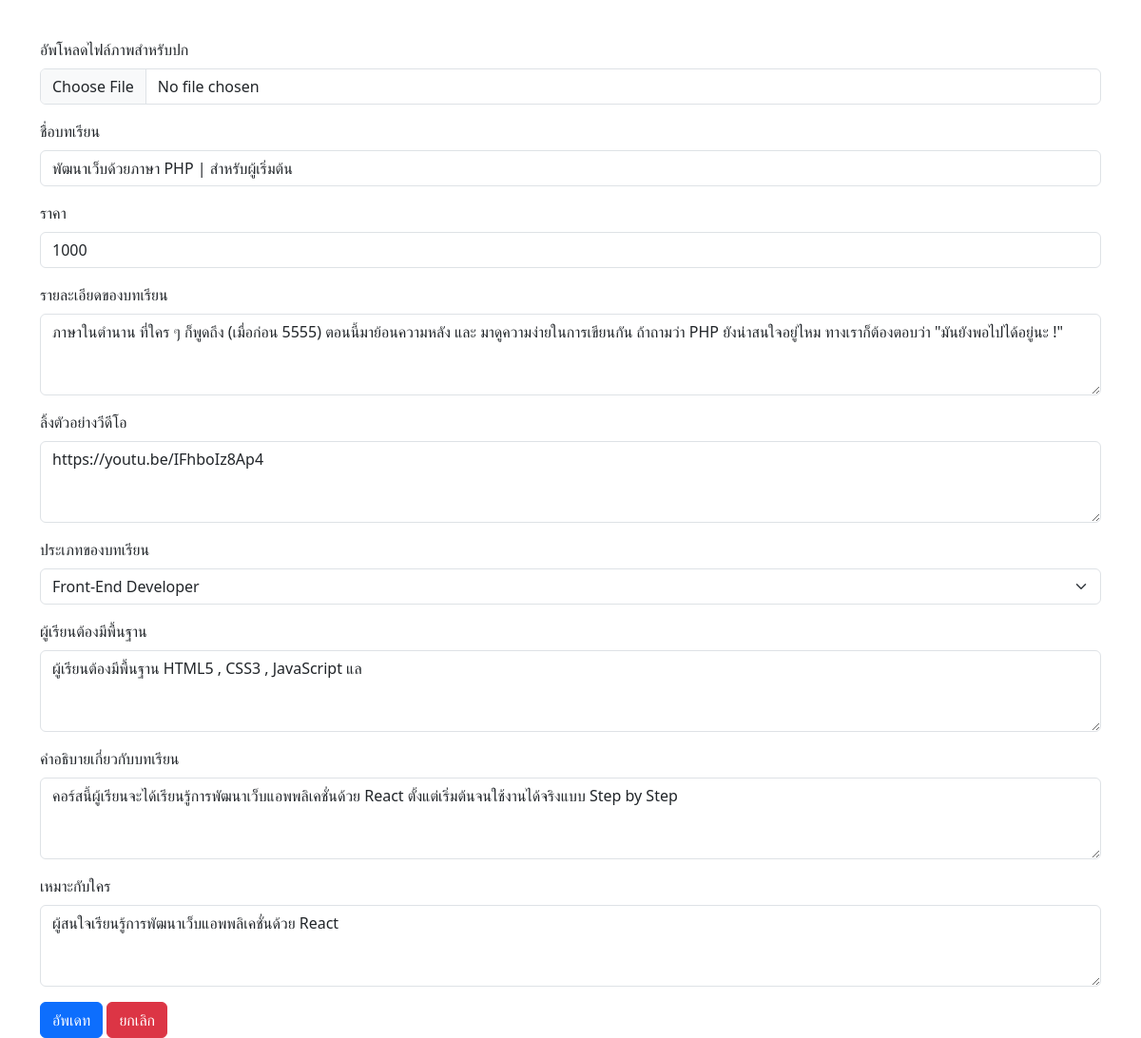
Screenshot of /admin/edit_product.php?id=2 with the database file from the repository.
### tables this page shows
CREATE TABLE `course` (
  `course_id` int(5) NOT NULL AUTO_INCREMENT,
  `course_name` varchar(150) NOT NULL,
  `course_price` varchar(7) NOT NULL,
  `course_promotion` varchar(7) DEFAULT NULL,
  `user_promotion` int(1) NOT NULL,
  `course_detail` varchar(500) NOT NULL,
  `course_example` varchar(100) NOT NULL,
  `rate_id` int(5) NOT NULL,
  `course_seller` int(5) NOT NULL,
  `course_notsell` int(1) NOT NULL,
  `course_certificate` varchar(70) NOT NULL,
  `type_id` int(5) NOT NULL,
  `requirements` varchar(50) NOT NULL,
  `description` varchar(150) NOT NULL,
  `suitable_for` varchar(50) NOT NULL,
  PRIMARY KEY (`course_id`)
);

### admin/edit_product.php (the view, shortened to what this page needs)
<?php
    require_once '../conn.php';
    $id = $_GET['id'];
    $sql_select = 'SELECT * FROM course WHERE course_id = :id';
    $stmt = $conn->prepare($sql_select);
    $stmt->bindParam(':id', $id);
    $stmt->execute();
    $course = $stmt->fetch(PDO::FETCH_ASSOC);
?>
<!DOCTYPE html>
<html lang="en">
<head>
    <link href="https://cdn.jsdelivr.net/npm/bootstrap@5.3.3/dist/css/bootstrap.min.css" rel="stylesheet"
>
</head>
<body>
    <div class="container">
        <form action="" method="post" enctype="multipart/form-data">
            <div class="mb-3">
            </div>
            <div class="mb-3">
                <label for="formFile" class="form-label">อัพโหลดไฟล์ภาพสำหรับปก</label>
                <input class="form-control" type="file" id="formFile" name="image">
            </div>
            <div class="mb-3">
                <label for="" class="form-label">ชื่อบทเรียน</label>
                <input type="text" class="form-control" id="" value="<?php echo $course['course_name'];?>"
                    name="course_name" required>
            </div>
            <div class="mb-3">
                <label for="" class="form-label">ราคา</label>
                <input type="text" name="course_price" id="" class="form-control" required
                    value="<?php echo $course['course_price'];?>">
            </div>
            <div class="mb-3">
                <label for="" class="form-label">รายละเอียดของบทเรียน</label>
                <textarea class="form-control" id="" rows="3" name="course_detail"
                    required><?php echo $course['course_detail'];?></textarea>
            </div>
            <div class="mb-3">
                <label for="" class="form-label">ลิ้งตัวอย่างวีดีโอ</label>
                <textarea class="form-control" id="" rows="3" name="course_example"
                    required><?php echo $course['course_example'];?></textarea>
            </div>
            <div class="mb-3">
                <label for="" class="form-label">ประเภทของบทเรียน</label>
                <select class="form-select" name="course_type">
                    <?php
                        $choice = [
                            1 => 'Full Stack Develope',
                            2 => 'Front-End Developer',
                            3 => 'Back End Developer',
                            4 => 'UX/UI Design',
                            5 => 'Free Course',
                        ];
                        foreach ($choice as $key => $value) {
                            $selected = ($course['type_id'] == $key) ? 'selected' : '';
                            echo "<option value='$key' $selected>$value</option>";
                        }
                 ?>
                </select>
            </div>
            <div class="mb-3">
                <label for="" class="form-label">ผู้เรียนต้องมีพื้นฐาน</label>
                <textarea class="form-control" id="" rows="3"
                    name="requirements"><?php echo $course['requirements'];?></textarea>
            </div>
            <div class="mb-3">
                <label for="" class="form-label">คำอธิบายเกี่ยวกับบทเรียน</label>
                <textarea class="form-control" id="" rows="3"
                    name="description"><?php echo $course['description'];?></textarea>
            </div>
            <div class="mb-3">
                <label for="" class="form-label">เหมาะกับใคร</label>
                <textarea class="form-control" id="" rows="3"
                    name="suitable"><?php echo $course['suitable_for'];?></textarea>
            </div>
            <input class="btn btn-primary" type="submit" value="อัพเดท" name="submit">
            <a href="list_product.php" class="btn btn-danger">ยกเลิก</a>
        </form>
    </div>
</body>
</html>

### rows the page displays
course: course_name "พัฒนาเว็บด้วยภาษา PHP | สำหรับผู้เริ่มต้น", course_price "1000", course_detail "ภาษาในตำนาน ที่ใคร ๆ ก็พูดถึง (เมื่อก่อน 5555) ตอนนี้มาย้อนความหลัง และ มาดูความง่ายในการเขียนกัน ถ้าถามว่า PHP ยังน่าสนใจอยู่ไหม ทางเราก็ต้องตอบว่า \"มันยังพอไปได้อยู่นะ !\"", course_example "https://youtu.be/IFhboIz8Ap4", requirements "ผู้เรียนต้องมีพื้นฐาน HTML5 , CSS3 , JavaScript แล", description "คอร์สนี้ผู้เรียนจะได้เรียนรู้การพัฒนาเว็บแอพพลิเคชั่นด้วย React ตั้งแต่เริ่มต้นจนใช้งานได้จริงแบบ Step by Step", suitable "ผู้สนใจเรียนรู้การพัฒนาเว็บแอพพลิเคชั่นด้วย React"

### other values shown
form field course_type "Front-End Developer"
